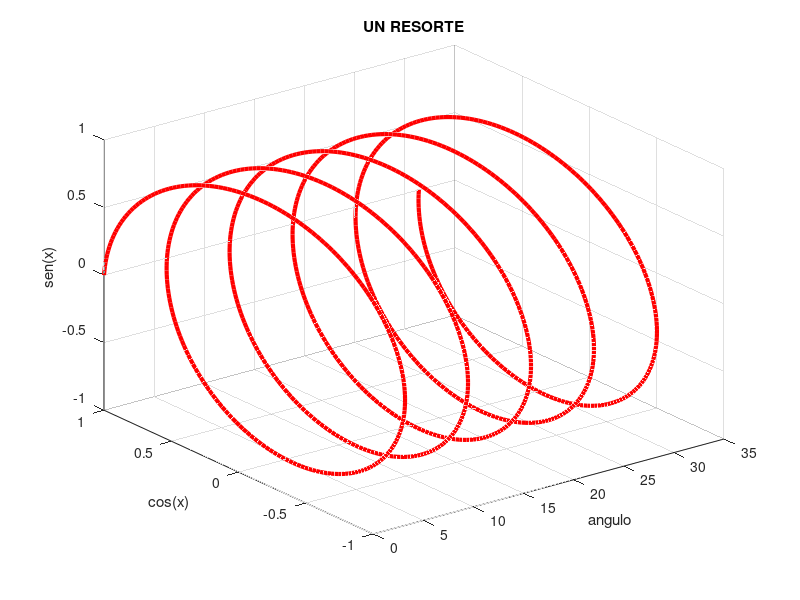

Here is the MATLAB script that generated this plot:
t = linspace (0, 10*pi, 1000);
x = cos (t);
y = sin (t);
plot3 (t, x, y, 'r', 'linewidth', 3), grid;
xlabel ('angulo');
ylabel ('cos(x)');
zlabel ('sen(x)');
title ('UN RESORTE');
